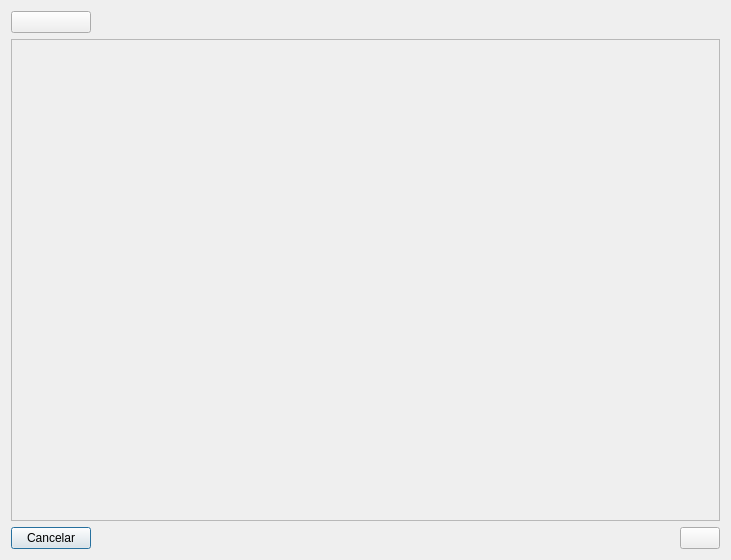
<?xml version="1.0" encoding="UTF-8"?>
<ui version="4.0">
 <class>Dialog</class>
 <widget class="QDialog" name="Dialog">
  <property name="geometry">
   <rect>
    <x>0</x>
    <y>0</y>
    <width>731</width>
    <height>560</height>
   </rect>
  </property>
  <property name="minimumSize">
   <size>
    <width>700</width>
    <height>300</height>
   </size>
  </property>
  <property name="windowTitle">
   <string/>
  </property>
  <layout class="QGridLayout" name="gridLayout">
   <item row="2" column="1">
    <spacer name="horizontalSpacer">
     <property name="orientation">
      <enum>Qt::Horizontal</enum>
     </property>
     <property name="sizeHint" stdset="0">
      <size>
       <width>350</width>
       <height>20</height>
      </size>
     </property>
    </spacer>
   </item>
   <item row="2" column="0">
    <widget class="QPushButton" name="btnCancel">
     <property name="text">
      <string>Cancelar</string>
     </property>
     <property name="icon">
      <iconset resource="../../../res/icons.qrc">
       <normaloff>:/icons/conn_failed.png</normaloff>:/icons/conn_failed.png</iconset>
     </property>
    </widget>
   </item>
   <item row="0" column="0">
    <widget class="QPushButton" name="btnToggleFuncion">
     <property name="text">
      <string/>
     </property>
    </widget>
   </item>
   <item row="2" column="2">
    <widget class="QPushButton" name="btnSelect">
     <property name="text">
      <string/>
     </property>
    </widget>
   </item>
   <item row="1" column="0" colspan="3">
    <widget class="QFrame" name="frame">
     <property name="frameShape">
      <enum>QFrame::StyledPanel</enum>
     </property>
     <property name="frameShadow">
      <enum>QFrame::Raised</enum>
     </property>
     <layout class="QVBoxLayout" name="contentsPlaceholder"/>
    </widget>
   </item>
  </layout>
 </widget>
 <resources>
  <include location="../../../res/icons.qrc"/>
 </resources>
 <connections/>
</ui>
